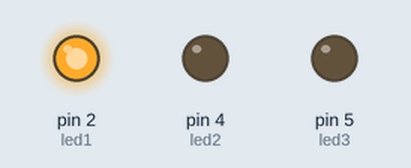
A program run on a simulated MicroPython board. On the bench: output pins drawn as LEDs (lit = HIGH).

Above: at 0.35 s.
At 0.7 s:
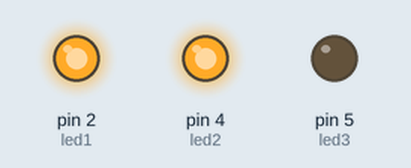
At 1.5 s:
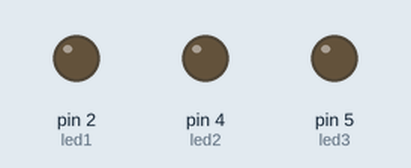
At 2.5 s:
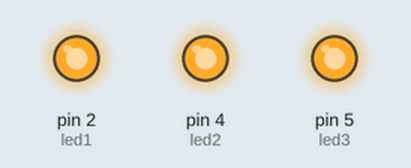
Timing chart, 0 to 3.2 s (numbered marks = the images above):
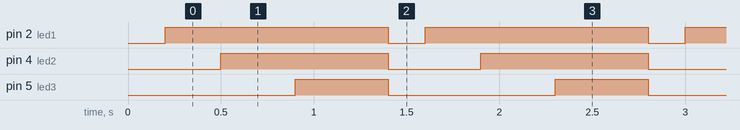

The program:

01.1_Blink.py
```python
from time import sleep_ms
from machine import Pin

led1=Pin(2,Pin.OUT) #create LED object from pin2,Set Pin2 to output
led2=Pin(4,Pin.OUT) #create LED object from pin4,Set Pin4 to output
led3=Pin(5,Pin.OUT) #create LED object from pin4,Set Pin4 to output

led1.value(1)
led2.value(1)
led3.value(1)
try:
    while True:
        led1.value(0)
        led2.value(0)
        led3.value(0)
        sleep_ms(200)
        led1.value(1)
        sleep_ms(300)
        led2.value(1)
        sleep_ms(400)
        led3.value(1)
        sleep_ms(500)
except:
    pass
```

Measured:
- by itself, pin 2 (led1): alternates HIGH for 1.2 s and LOW for 0.20 s
- by itself, pin 4 (led2): alternates HIGH for 0.90 s and LOW for 0.50 s
- by itself, pin 5 (led3): alternates HIGH for 0.50 s and LOW for 0.90 s
